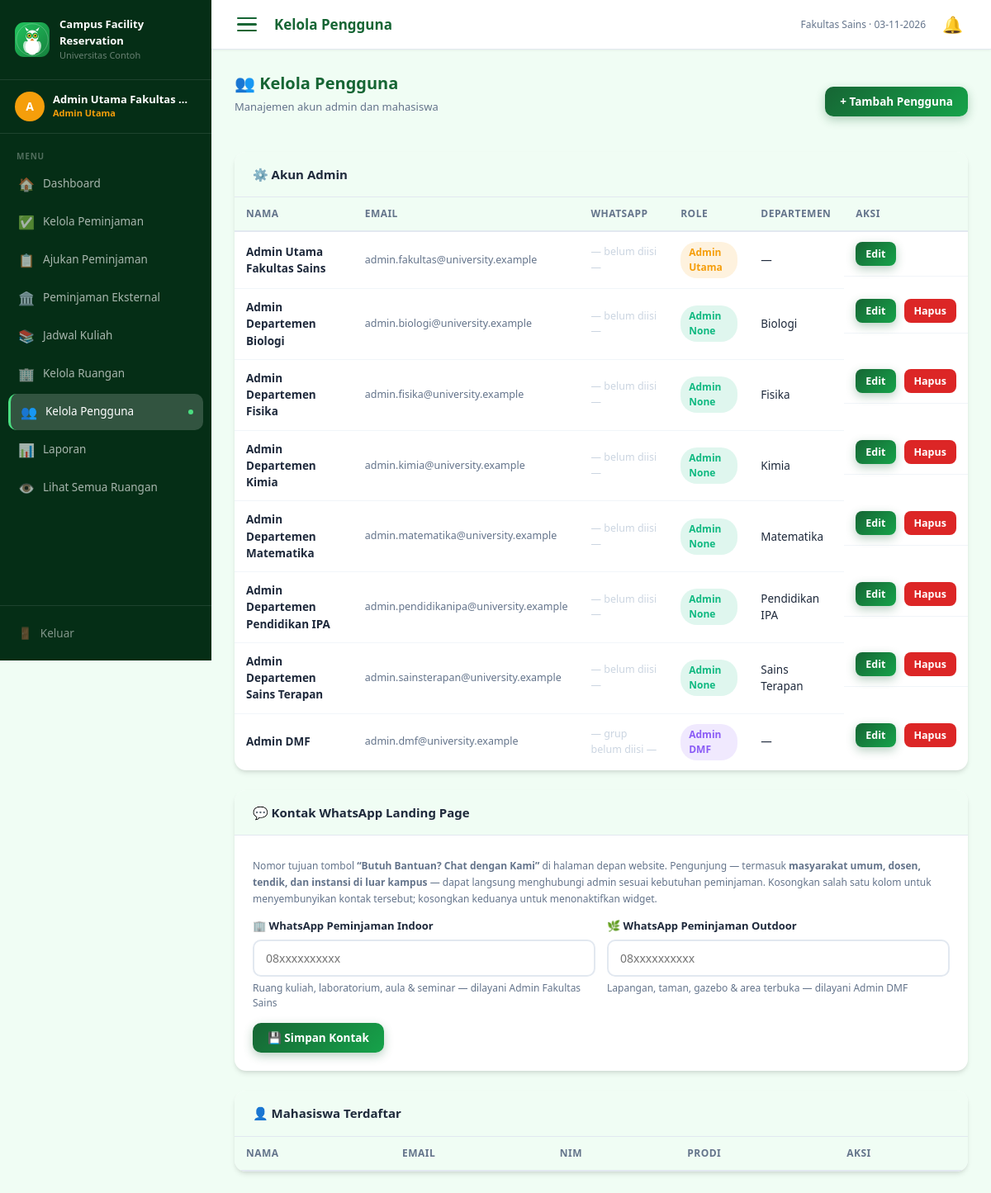
The page /admin/users.php (signed in) on the database its author committed.
### tables this page shows
CREATE TABLE `users` (
  `id`               INT(11)      NOT NULL AUTO_INCREMENT,
  `email`            VARCHAR(150) NOT NULL,
  `no_wa`            VARCHAR(50)  DEFAULT NULL,
  `wa_groups`        TEXT         DEFAULT NULL,
  `password`         VARCHAR(255) NOT NULL,
  `nama`             VARCHAR(150) NOT NULL,
  `role`             ENUM('admin_utama','admin_departemen','admin_dmf','user')
                                  NOT NULL DEFAULT 'user',
  `departemen`       VARCHAR(50)  DEFAULT NULL,
  `nim`              VARCHAR(20)  DEFAULT NULL,
  `prodi`            VARCHAR(100) DEFAULT NULL,
  `created_at`       TIMESTAMP    NULL DEFAULT CURRENT_TIMESTAMP,
  `remember_token`   VARCHAR(64)  DEFAULT NULL,
  `remember_expires` DATETIME     DEFAULT NULL,
  PRIMARY KEY (`id`),
  UNIQUE KEY `email` (`email`)
);

### includes/config.php (called while the page is built, shortened)
<?php
function base_url(string $path = ''): string {
    static $base = null;
    if ($base === null) {
        $host = $_SERVER['SERVER_NAME'] ?? '';
        if ($host === 'localhost' || $host === '127.0.0.1') {
            $doc_root = str_replace('\\', '/', $_SERVER['DOCUMENT_ROOT']);
            $file_dir = str_replace('\\', '/', dirname($_SERVER['SCRIPT_FILENAME']));
            $rel      = str_replace($doc_root, '', $file_dir);
            $parts    = array_values(array_filter(explode('/', $rel)));
            $base     = !empty($parts) ? '/' . $parts[0] : '';
        } else {
            $base = '';
        }
    }
    $path = ltrim($path, '/');
    return $base . ($path ? '/' . $path : '');
}
function db(): mysqli {
    static $conn = null;
    if ($conn === null) {
        $conn = new mysqli(DB_HOST, DB_USER, DB_PASS, DB_NAME, DB_PORT);
        $conn->set_charset('utf8mb4');
    }
    return $conn;
}
function auth(): ?array {
    return $_SESSION['user'] ?? null;
}
function requireLogin(): array {
    $user = auth();
    return $user;
}
function requireRole(string ...$roles): array {
    $user = requireLogin();
    return $user;
}
function e(mixed $v): string {
    return htmlspecialchars((string)$v, ENT_QUOTES, 'UTF-8');
}
function getSetting(string $key, ?string $default = null): ?string {
    $db = db();
    $k = $db->real_escape_string($key);
    $r = $db->query("SELECT v FROM app_settings WHERE k='$k' LIMIT 1");
    return $default;
}

### admin/users.php (the view, shortened to what this page needs)
<?php
require_once __DIR__ . '/../includes/config.php';
$user = requireRole('admin_utama', 'admin_departemen', 'admin_dmf');
$isUtama = $user['role'] === 'admin_utama';
$page_title = 'Kelola Pengguna';
$db = db();
$db->query("UPDATE users SET nama=REPLACE(nama,'DMF','DMF') WHERE nama LIKE '%DMF%'");
$all_users=$db->query("SELECT * FROM users ORDER BY role,nama")->fetch_all(MYSQLI_ASSOC);
$admin_list = $isUtama
    ? array_filter($all_users, fn($u)=>$u['role']!=='user')
    : array_filter($all_users, fn($u)=>(int)$u['id']===(int)$user['id']);
require_once __DIR__ . '/../includes/header.php';
?>
<div class="d-flex align-center justify-between mb-4">
  <div><div class="section-title">👥 Kelola Pengguna</div>
    <div class="section-sub"><?= $isUtama ? 'Manajemen akun admin dan mahasiswa' : 'Kelola akun Anda dan lihat mahasiswa terdaftar' ?></div></div>
  <?php if($isUtama): ?>
  <button class="btn btn-primary" onclick="document.getElementById('modal-add-user').classList.add('show')">+ Tambah Pengguna</button>
  <?php endif; ?>
</div>
<div class="card mb-4">
  <div class="card-header"><span class="card-title"><?= $isUtama ? '⚙️ Akun Admin' : '⚙️ Akun Saya' ?></span></div>
  <div class="table-responsive"><table class="table">
    <thead><tr><th>Nama</th><th>Email</th><th>WhatsApp</th><th>Role</th><th>Departemen</th><th>Aksi</th></tr></thead>
    <tbody>
    <?php foreach($admin_list as $u): ?>
    <tr>
      <td class="fw-semibold"><?= e($u['nama']) ?></td>
      <td class="text-muted fs-sm"><?= e($u['email']) ?></td>
      <td class="fs-sm">
        <?php
        $u_groups = ($u['role']==='admin_dmf' && !empty($u['wa_groups']))
                  ? array_values(array_filter(array_map('trim', preg_split('/\r\n|\r|\n/', $u['wa_groups']))))
                  : [];
        ?>
        <?php if($u['role']==='admin_dmf'): ?>
          <?php if($u_groups): ?>
            <span style="display:inline-flex;align-items:center;gap:4px;color:#16a34a;font-weight:600">📲 <?= count($u_groups) ?>/4 grup WA</span>
          <?php else: ?>
            <span style="color:#cbd5e1">— grup belum diisi —</span>
          <?php endif; ?>
        <?php else: ?>
          <span style="color:#cbd5e1">— belum diisi —</span>
        <?php endif; ?>
      </td>
      <td><span class="badge" style="background:<?= $role_colors[$u['role']] ?>22;color:<?= $role_colors[$u['role']] ?>"><?= $role_labels[$u['role']] ?></span></td>
      <td><?= e($u['departemen']??'—') ?></td>
      <td class="d-flex gap-2">
        <button class="btn btn-primary btn-sm" onclick='openEditUser(<?= htmlspecialchars(json_encode($u),ENT_QUOTES) ?>)'>Edit</button>
        <?php if($isUtama && (int)$u['id']!==(int)$user['id']): ?>
        <form method="post" onsubmit="return confirm('Hapus?')"><input type="hidden" name="action" value="delete"><input type="hidden" name="id" value="<?= $u['id'] ?>"><button class="btn btn-danger btn-sm">Hapus</button></form>
        <?php endif; ?>
      </td>
    </tr>
    <?php endforeach; ?>
    </tbody>
  </table></div>
</div>
<?php if($isUtama): ?>
<div class="card mb-4">
  <div class="card-header"><span class="card-title">💬 Kontak WhatsApp Landing Page</span></div>
  <div class="card-body">
    <div class="form-text" style="margin-bottom:14px;line-height:1.65">
      Nomor tujuan tombol <strong>“Butuh Bantuan? Chat dengan Kami”</strong> di halaman depan website.
      Pengunjung — termasuk <strong>masyarakat umum, dosen, tendik, dan instansi di luar kampus</strong> —
      dapat langsung menghubungi admin sesuai kebutuhan peminjaman.
      Kosongkan salah satu kolom untuk menyembunyikan kontak tersebut; kosongkan keduanya untuk menonaktifkan widget.
    </div>
    <form method="post">
      <div style="display:grid;grid-template-columns:repeat(auto-fit,minmax(250px,1fr));gap:14px">
        <div class="form-group" style="margin-bottom:0">
          <label style="font-weight:700;font-size:13px;display:block;margin-bottom:6px">🏢 WhatsApp Peminjaman Indoor</label>
          <input type="text" name="landing_wa_indoor" class="form-control" placeholder="08xxxxxxxxxx"
                 value="<?= e(getSetting('landing_wa_indoor','') ?? '') ?>">
          <div class="form-text">Ruang kuliah, laboratorium, aula &amp; seminar — dilayani Admin Fakultas Sains</div>
        </div>
        <div class="form-group" style="margin-bottom:0">
          <label style="font-weight:700;font-size:13px;display:block;margin-bottom:6px">🌿 WhatsApp Peminjaman Outdoor</label>
          <input type="text" name="landing_wa_outdoor" class="form-control" placeholder="08xxxxxxxxxx"
                 value="<?= e(getSetting('landing_wa_outdoor','') ?? '') ?>">
          <div class="form-text">Lapangan, taman, gazebo &amp; area terbuka — dilayani Admin DMF</div>
        </div>
      </div>
      <button type="submit" class="btn btn-primary" style="margin-top:15px">💾 Simpan Kontak</button>
    </form>
  </div>
</div>
<?php endif; ?>
<div class="card">
  <div class="card-header"><span class="card-title">👤 Mahasiswa Terdaftar</span></div>
  <div class="table-responsive"><table class="table">
    <thead><tr><th>Nama</th><th>Email</th><th>NIM</th><th>Prodi</th><th>Aksi</th></tr></thead>
  </table></div>
</div>
<?php require_once __DIR__.'/../includes/footer.php'; ?>

### includes/header.php (shortened to what this page needs)
<?php
$user = auth();
$role_colors = [
    'admin_utama'     => '#f59e0b',
    'admin_departemen'=> '#10b981',
    'admin_dmf'       => '#8b5cf6',
    'user'            => '#3b82f6',
];
$role_labels = [
    'admin_utama'     => 'Admin Utama',
    'admin_departemen'=> 'Admin ' . ($user['departemen'] ?? 'Departemen'),
    'admin_dmf'       => 'Admin DMF',
    'user'            => 'Mahasiswa',
];
$db = db();
$uid_h = (int)$user['id'];
$unread_count = (int)$db->query("SELECT COUNT(*) FROM notifikasi WHERE user_id=$uid_h AND dibaca=0")->fetch_row()[0];
$nav = [];
if ($user['role'] === 'user') {
    $nav = [
        ['icon'=>'🏠','label'=>'Dashboard',          'href'=>base_url('dashboard.php'),         'id'=>'dashboard'],
        ['icon'=>'🤖','label'=>'Rekomendasi Ruangan', 'href'=>base_url('user/rekomendasi.php'),  'id'=>'rekomendasi'],
        ['icon'=>'📋','label'=>'Ajukan Peminjaman',   'href'=>base_url('user/booking.php'),      'id'=>'booking'],
        ['icon'=>'📁','label'=>'Peminjaman Saya',     'href'=>base_url('user/my-bookings.php'),  'id'=>'my-bookings'],
        ['icon'=>'🏢','label'=>'Daftar Ruangan',      'href'=>base_url('user/rooms.php'),        'id'=>'rooms'],
    ];
} elseif ($user['role'] === 'admin_utama') {
    $nav = [
        ['icon'=>'🏠','label'=>'Dashboard',            'href'=>base_url('dashboard.php'),              'id'=>'dashboard'],
        ['icon'=>'✅','label'=>'Kelola Peminjaman',     'href'=>base_url('admin/bookings.php'),         'id'=>'bookings'],
        ['icon'=>'📋','label'=>'Ajukan Peminjaman',     'href'=>base_url('admin/ajukan.php'),           'id'=>'ajukan'],
        ['icon'=>'🏛️','label'=>'Peminjaman Eksternal', 'href'=>base_url('admin/ext_bookings.php'),     'id'=>'ext_bookings'],
        ['icon'=>'📚','label'=>'Jadwal Kuliah',         'href'=>base_url('admin/class_schedule.php'),   'id'=>'class_schedule'],
        ['icon'=>'🏢','label'=>'Kelola Ruangan',        'href'=>base_url('admin/rooms.php'),            'id'=>'rooms'],
        ['icon'=>'👥','label'=>'Kelola Pengguna',       'href'=>base_url('admin/users.php'),            'id'=>'users'],
        ['icon'=>'📊','label'=>'Laporan',               'href'=>base_url('admin/reports.php'),          'id'=>'reports'],
        ['icon'=>'👁️','label'=>'Lihat Semua Ruangan',  'href'=>base_url('user/rooms.php'),             'id'=>'view-rooms'],
    ];
}
?>
<!DOCTYPE html>
<html lang="id">
<head>
<link rel="stylesheet" href="<?= base_url('assets/css/style.css') ?>?v=<?= @filemtime(__DIR__.'/../assets/css/style.css') ?: '1' ?>">
</head>
<body>
<div class="layout">
<aside class="sidebar" id="sidebar">
  <div class="sidebar-logo">
    <div class="sidebar-logo-icon" style="background:linear-gradient(135deg,#22c55e,#15803d);border-radius:11px">
    </div>
    <div class="sidebar-logo-text">
      <div class="sidebar-logo-title">Campus Facility Reservation</div>
      <div class="sidebar-logo-sub">Universitas Contoh</div>
    </div>
  </div>
  <div class="sidebar-user">
    <div class="sidebar-avatar" style="background:<?= $role_colors[$user['role']] ?>">
      <?= strtoupper(mb_substr($user['nama'], 0, 1)) ?>
    </div>
    <div class="sidebar-user-info">
      <div class="name"><?= e(mb_strimwidth($user['nama'], 0, 22, '…')) ?></div>
      <div class="role" style="color:<?= $role_colors[$user['role']] ?>"><?= $role_labels[$user['role']] ?></div>
    </div>
  </div>
  <nav class="sidebar-nav">
    <div class="sidebar-section-label">Menu</div>
    <?php foreach ($nav as $item):
      $active = (basename($item['href']) === basename($_SERVER['PHP_SELF'])) ? 'active' : '';
    ?>
    <a href="<?= $item['href'] ?>" class="nav-item <?= $active ?>">
      <span class="nav-icon"><?= $item['icon'] ?></span>
      <span><?= $item['label'] ?></span>
      <?php if ($active): ?><span class="dot"></span><?php endif; ?>
    </a>
    <?php endforeach; ?>
  </nav>
  <div class="sidebar-footer">
    <form method="post" action="<?= base_url('logout.php') ?>">
      <button type="submit" class="btn-logout">
        <span>🚪</span><span>Keluar</span>
      </button>
    </form>
  </div>
</aside>
<div class="main-content">
<div class="topbar">
  <button class="sidebar-toggle" id="sidebar-toggle" onclick="toggleSidebar()" aria-label="Buka menu" aria-controls="sidebar"><span></span><span></span><span></span></button>
  <div class="topbar-title"><?= e($page_title ?? 'Dashboard') ?></div>
  <div style="display:flex;align-items:center;gap:14px">
    <div class="topbar-breadcrumb" style="margin:0">Fakultas Sains &middot; <?= date('d-m-Y') ?></div>
    <div class="notif-wrap" id="notif-wrap">
      <button class="notif-bell" onclick="toggleNotif(event)" title="Notifikasi">
        🔔<?php if ($unread_count > 0): ?><span class="notif-badge"><?= $unread_count > 99 ? '99+' : $unread_count ?></span><?php endif; ?>
      </button>
    </div>
  </div>
</div>
<div class="page-body">

### includes/header.php (style rules this page uses)
.notif-wrap { position:relative;display:inline-flex;align-items:center }
.notif-bell { background:none;border:none;cursor:pointer;font-size:20px;padding:4px 6px;border-radius:8px;position:relative;line-height:1;transition:background .15s }

### rows shown on the page
users: nama "A", nama "Admin Utama Fakultas …", role "Admin Utama", nama "Admin Utama Fakultas Sains", email "admin.fakultas@university.example", shows "— belum diisi —", departemen "—"
users: nama "Admin Departemen Biologi", email "admin.biologi@university.example", shows "— belum diisi —", role "Admin None", departemen "Biologi"
users: nama "Admin Departemen Fisika", email "admin.fisika@university.example", shows "— belum diisi —", role "Admin None", departemen "Fisika"
users: nama "Admin Departemen Kimia", email "admin.kimia@university.example", shows "— belum diisi —", role "Admin None", departemen "Kimia"
users: nama "Admin Departemen Matematika", email "admin.matematika@university.example", shows "— belum diisi —", role "Admin None", departemen "Matematika"
users: nama "Admin Departemen Pendidikan IPA", email "admin.pendidikanipa@university.example", shows "— belum diisi —", role "Admin None", departemen "Pendidikan IPA"
users: nama "Admin Departemen Sains Terapan", email "admin.sainsterapan@university.example", shows "— belum diisi —", role "Admin None", departemen "Sains Terapan"
users: nama "Admin DMF", email "admin.dmf@university.example", shows "— grup belum diisi —", role "Admin DMF", departemen "—"

### other values the page prints
$item['icon'] "🏠"
$item['label'] "Dashboard"
$item['icon'] "✅"
$item['label'] "Kelola Peminjaman"
$item['icon'] "📋"
$item['label'] "Ajukan Peminjaman"
$item['icon'] "🏛️"
$item['label'] "Peminjaman Eksternal"
$item['icon'] "📚"
$item['label'] "Jadwal Kuliah"
$item['icon'] "🏢"
$item['label'] "Kelola Ruangan"
$item['icon'] "👥"
$item['label'] "Kelola Pengguna"
$item['icon'] "📊"
